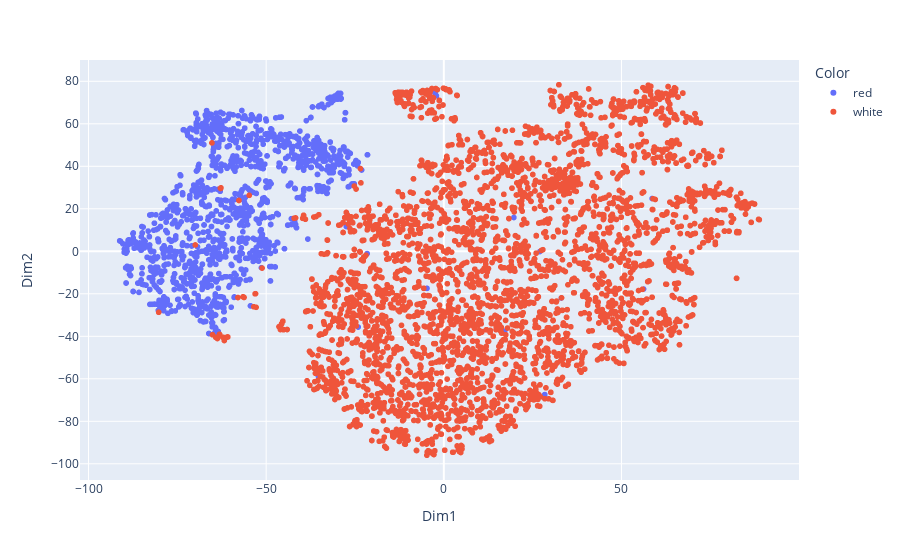

Here is the notebook cell this chart was saved with:
### Code cell
# convert the t-SNE results to a DataFrame
tsne_df = pd.DataFrame(data = tsne_results, columns = ['Dim1', 'Dim2'])

# add the color and quality to this DataFrame
tsne_df['Color'] = wine['color'].values
tsne_df['Quality'] = wine['quality'].values

# create an interactive plot
px.scatter(tsne_df, x='Dim1', y='Dim2', color='Color')

### Figure 1 — Plotly figure (JSON) as saved in the notebook; plotly's stock layout.template omitted (floating-point values rounded to 4 significant figures; data arrays with more than 128 entries replaced by an {"elided": "..."} marker saying what was removed)
{"data": [{"hovertemplate": "Color=red<br>Dim1=%{x}<br>Dim2=%{y}<extra></extra>", "legendgroup": "red", "marker": {"color": "#636efa", "symbol": "circle"}, "mode": "markers", "name": "red", "showlegend": true, "type": "scattergl", "x": {"elided": "1599 float values"}, "xaxis": "x", "y": {"elided": "1599 float values"}, "yaxis": "y"}, {"hovertemplate": "Color=white<br>Dim1=%{x}<br>Dim2=%{y}<extra></extra>", "legendgroup": "white", "marker": {"color": "#EF553B", "symbol": "circle"}, "mode": "markers", "name": "white", "showlegend": true, "type": "scattergl", "x": {"elided": "4898 float values"}, "xaxis": "x", "y": {"elided": "4898 float values"}, "yaxis": "y"}], "layout": {"legend": {"title": {"text": "Color"}, "tracegroupgap": 0}, "margin": {"t": 60}, "xaxis": {"anchor": "y", "domain": [0, 1], "title": {"text": "Dim1"}}, "yaxis": {"anchor": "x", "domain": [0, 1], "title": {"text": "Dim2"}}}}
